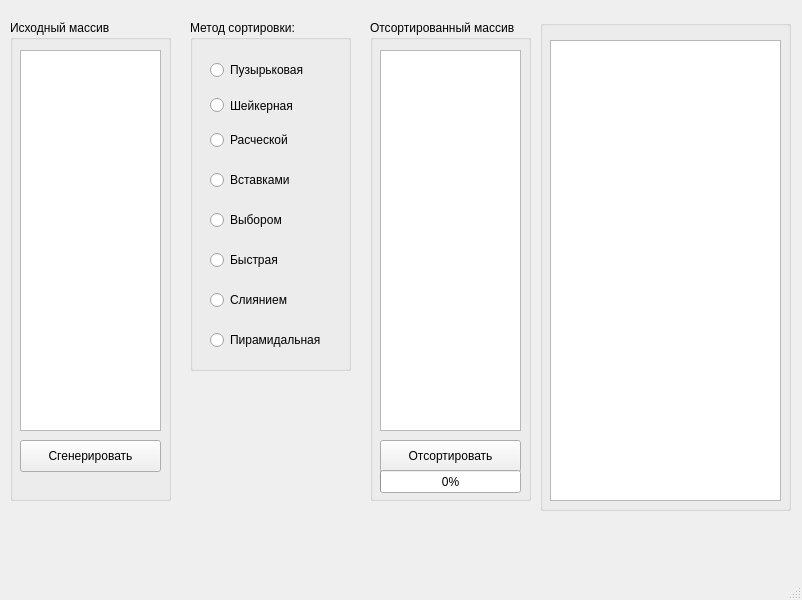
<?xml version="1.0" encoding="UTF-8"?>
<ui version="4.0">
 <class>MainWindow</class>
 <widget class="QMainWindow" name="MainWindow">
  <property name="geometry">
   <rect>
    <x>0</x>
    <y>0</y>
    <width>802</width>
    <height>600</height>
   </rect>
  </property>
  <property name="windowTitle">
   <string>MainWindow</string>
  </property>
  <widget class="QWidget" name="centralwidget">
   <property name="enabled">
    <bool>true</bool>
   </property>
   <widget class="QGroupBox" name="groupBox">
    <property name="geometry">
     <rect>
      <x>10</x>
      <y>20</y>
      <width>161</width>
      <height>481</height>
     </rect>
    </property>
    <property name="title">
     <string>Исходный массив</string>
    </property>
    <widget class="QPushButton" name="generateButton">
     <property name="geometry">
      <rect>
       <x>10</x>
       <y>420</y>
       <width>141</width>
       <height>32</height>
      </rect>
     </property>
     <property name="text">
      <string>Сгенерировать</string>
     </property>
    </widget>
    <widget class="QPlainTextEdit" name="plainTextEdit">
     <property name="geometry">
      <rect>
       <x>10</x>
       <y>30</y>
       <width>141</width>
       <height>381</height>
      </rect>
     </property>
    </widget>
   </widget>
   <widget class="QGroupBox" name="groupBox_2">
    <property name="geometry">
     <rect>
      <x>190</x>
      <y>20</y>
      <width>161</width>
      <height>351</height>
     </rect>
    </property>
    <property name="title">
     <string>Метод сортировки:</string>
    </property>
    <widget class="QRadioButton" name="a">
     <property name="geometry">
      <rect>
       <x>20</x>
       <y>40</y>
       <width>121</width>
       <height>20</height>
      </rect>
     </property>
     <property name="text">
      <string>Пузырьковая</string>
     </property>
    </widget>
    <widget class="QRadioButton" name="c">
     <property name="geometry">
      <rect>
       <x>20</x>
       <y>110</y>
       <width>99</width>
       <height>20</height>
      </rect>
     </property>
     <property name="text">
      <string>Расческой</string>
     </property>
    </widget>
    <widget class="QRadioButton" name="b">
     <property name="geometry">
      <rect>
       <x>20</x>
       <y>70</y>
       <width>111</width>
       <height>31</height>
      </rect>
     </property>
     <property name="text">
      <string>Шейкерная</string>
     </property>
    </widget>
    <widget class="QRadioButton" name="radioButton_4">
     <property name="geometry">
      <rect>
       <x>20</x>
       <y>150</y>
       <width>99</width>
       <height>20</height>
      </rect>
     </property>
     <property name="text">
      <string>Вставками</string>
     </property>
    </widget>
    <widget class="QRadioButton" name="radioButton_5">
     <property name="geometry">
      <rect>
       <x>20</x>
       <y>190</y>
       <width>99</width>
       <height>20</height>
      </rect>
     </property>
     <property name="text">
      <string>Выбором</string>
     </property>
    </widget>
    <widget class="QRadioButton" name="radioButton_6">
     <property name="geometry">
      <rect>
       <x>20</x>
       <y>230</y>
       <width>99</width>
       <height>20</height>
      </rect>
     </property>
     <property name="text">
      <string>Быстрая</string>
     </property>
    </widget>
    <widget class="QRadioButton" name="radioButton_7">
     <property name="geometry">
      <rect>
       <x>20</x>
       <y>270</y>
       <width>99</width>
       <height>20</height>
      </rect>
     </property>
     <property name="text">
      <string>Слиянием</string>
     </property>
    </widget>
    <widget class="QRadioButton" name="radioButton_8">
     <property name="geometry">
      <rect>
       <x>20</x>
       <y>310</y>
       <width>131</width>
       <height>20</height>
      </rect>
     </property>
     <property name="text">
      <string>Пирамидальная</string>
     </property>
    </widget>
   </widget>
   <widget class="QGroupBox" name="groupBox_3">
    <property name="geometry">
     <rect>
      <x>370</x>
      <y>20</y>
      <width>161</width>
      <height>481</height>
     </rect>
    </property>
    <property name="title">
     <string>Отсортированный массив</string>
    </property>
    <widget class="QPushButton" name="sortButton">
     <property name="geometry">
      <rect>
       <x>10</x>
       <y>420</y>
       <width>141</width>
       <height>32</height>
      </rect>
     </property>
     <property name="text">
      <string>Отсортировать</string>
     </property>
    </widget>
    <widget class="QProgressBar" name="progressBar">
     <property name="geometry">
      <rect>
       <x>10</x>
       <y>450</y>
       <width>141</width>
       <height>23</height>
      </rect>
     </property>
     <property name="value">
      <number>0</number>
     </property>
    </widget>
    <widget class="QPlainTextEdit" name="plainTextEdit_2">
     <property name="geometry">
      <rect>
       <x>10</x>
       <y>30</y>
       <width>141</width>
       <height>381</height>
      </rect>
     </property>
    </widget>
   </widget>
   <widget class="QGroupBox" name="groupBox_4">
    <property name="geometry">
     <rect>
      <x>540</x>
      <y>20</y>
      <width>251</width>
      <height>491</height>
     </rect>
    </property>
    <property name="title">
     <string/>
    </property>
    <widget class="QPlainTextEdit" name="plainTextEdit_3">
     <property name="geometry">
      <rect>
       <x>10</x>
       <y>20</y>
       <width>231</width>
       <height>461</height>
      </rect>
     </property>
    </widget>
   </widget>
  </widget>
  <widget class="QMenuBar" name="menubar">
   <property name="geometry">
    <rect>
     <x>0</x>
     <y>0</y>
     <width>802</width>
     <height>24</height>
    </rect>
   </property>
  </widget>
  <widget class="QStatusBar" name="statusbar"/>
 </widget>
 <resources/>
 <connections/>
</ui>
